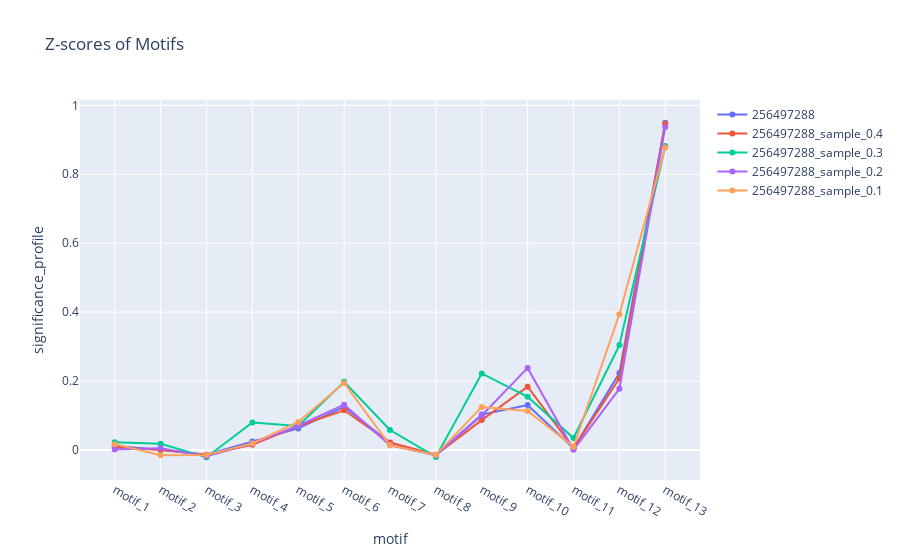

The notebook cell this image was saved under:
### Code cell
plot_line_chart(motif_samples_df, 'Z-scores of Motifs', 'motif', 'significance_profile')

### Figure 1 — Plotly figure (JSON) as saved in the notebook; plotly's stock layout.template omitted (floating-point values rounded to 4 significant figures)
{"data": [{"mode": "lines+markers", "name": "256497288", "type": "scatter", "x": ["motif_1", "motif_2", "motif_3", "motif_4", "motif_5", "motif_6", "motif_7", "motif_8", "motif_9", "motif_10", "motif_11", "motif_12", "motif_13"], "y": [0.01119, 0.0005863, -0.01403, 0.02461, 0.06259, 0.1249, 0.02066, -0.01479, 0.1027, 0.1302, 0.005217, 0.2232, 0.9495]}, {"mode": "lines+markers", "name": "256497288_sample_0.4", "type": "scatter", "x": ["motif_1", "motif_2", "motif_3", "motif_4", "motif_5", "motif_6", "motif_7", "motif_8", "motif_9", "motif_10", "motif_11", "motif_12", "motif_13"], "y": [0.007969, -7.882e-05, -0.01395, 0.01541, 0.06944, 0.1152, 0.02167, -0.01407, 0.08666, 0.1837, 0.004809, 0.2079, 0.9467]}, {"mode": "lines+markers", "name": "256497288_sample_0.3", "type": "scatter", "x": ["motif_1", "motif_2", "motif_3", "motif_4", "motif_5", "motif_6", "motif_7", "motif_8", "motif_9", "motif_10", "motif_11", "motif_12", "motif_13"], "y": [0.02274, 0.01795, -0.02111, 0.07967, 0.06987, 0.1978, 0.05794, -0.02014, 0.222, 0.1544, 0.0346, 0.3043, 0.8819]}, {"mode": "lines+markers", "name": "256497288_sample_0.2", "type": "scatter", "x": ["motif_1", "motif_2", "motif_3", "motif_4", "motif_5", "motif_6", "motif_7", "motif_8", "motif_9", "motif_10", "motif_11", "motif_12", "motif_13"], "y": [0.001162, 0.005021, -0.01785, 0.01858, 0.07024, 0.1314, 0.01369, -0.0154, 0.1001, 0.2381, 0.0004142, 0.1777, 0.9372]}, {"mode": "lines+markers", "name": "256497288_sample_0.1", "type": "scatter", "x": ["motif_1", "motif_2", "motif_3", "motif_4", "motif_5", "motif_6", "motif_7", "motif_8", "motif_9", "motif_10", "motif_11", "motif_12", "motif_13"], "y": [0.01689, -0.01499, -0.01433, 0.01894, 0.08132, 0.1945, 0.01373, -0.0144, 0.1249, 0.1129, 0.009612, 0.3938, 0.8778]}], "layout": {"title": {"text": "Z-scores of Motifs"}, "xaxis": {"title": {"text": "motif"}}, "yaxis": {"title": {"text": "significance_profile"}}}}
